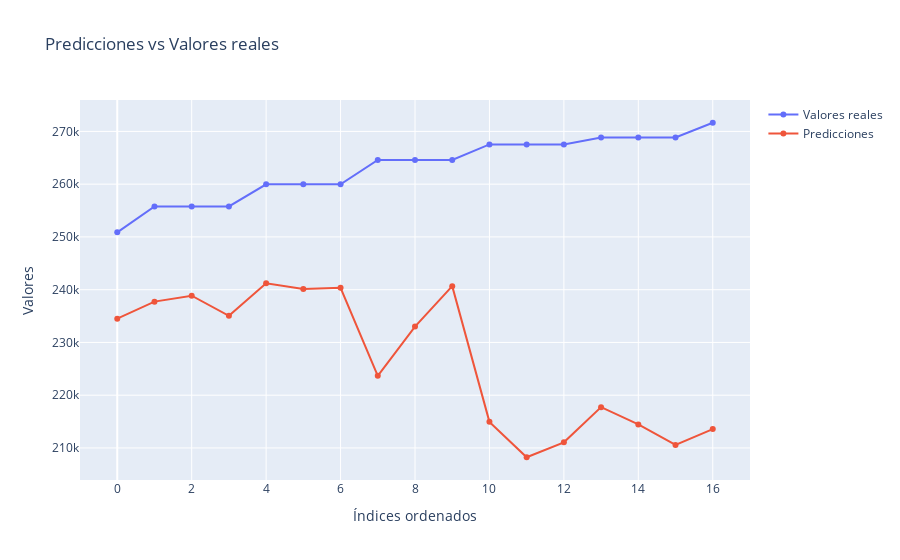

Here is the notebook cell this chart was saved with:
### Code cell
import plotly.graph_objects as go
fig = go.Figure()
fig.add_trace(go.Scatter(x=np.arange(len(y_test)), y=y_test_sorted,
                    mode='lines+markers',
                    name='Valores reales'))
fig.add_trace(go.Scatter(x=np.arange(len(predictions)), y=predictions_sorted,
                    mode='lines+markers',
                    name='Predicciones'))
fig.update_layout(title='Predicciones vs Valores reales',
                   xaxis_title='Índices ordenados',
                   yaxis_title='Valores')

fig.show()

### Figure 1 — Plotly figure (JSON) as saved in the notebook; plotly's stock layout.template omitted (floating-point values rounded to 4 significant figures)
{"data": [{"mode": "lines+markers", "name": "Valores reales", "type": "scatter", "x": [0, 1, 2, 3, 4, 5, 6, 7, 8, 9, 10, 11, 12, 13, 14, 15, 16], "y": [250900.0, 255800.0, 255800.0, 255800.0, 260000.0, 260000.0, 260000.0, 264578, 264578, 264578, 267500.0, 267500.0, 267500.0, 268800.0, 268800.0, 268800.0, 271600.0]}, {"mode": "lines+markers", "name": "Predicciones", "type": "scatter", "x": [0, 1, 2, 3, 4, 5, 6, 7, 8, 9, 10, 11, 12, 13, 14, 15, 16], "y": [234500.0, 237700.0, 238900.0, 235100.0, 241200.0, 240100.0, 240400.0, 223700.0, 233000.0, 240700.0, 214900.0, 208200.0, 211100.0, 217700.0, 214500.0, 210600.0, 213600.0]}], "layout": {"title": {"text": "Predicciones vs Valores reales"}, "xaxis": {"title": {"text": "Índices ordenados"}}, "yaxis": {"title": {"text": "Valores"}}}}
